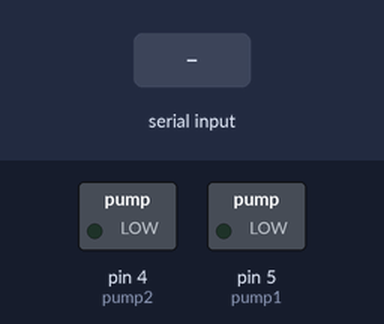
A sketch run on a simulated Arduino Uno, built with avr-gcc and run on an emulated ATmega328P. On the bench: switched loads named in the sketch (green lamp = pin HIGH). Inputs (shaded band) come from the test bench.

Above: at 1.2 s.
1.3 s: "A" received over Serial
At 2.3 s:
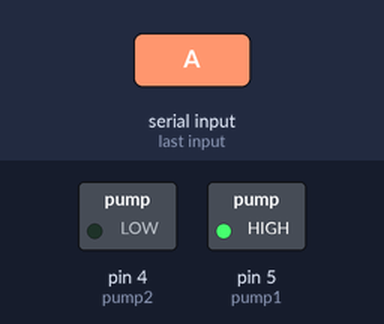
2.8 s: "B" received over Serial
At 3.5 s:
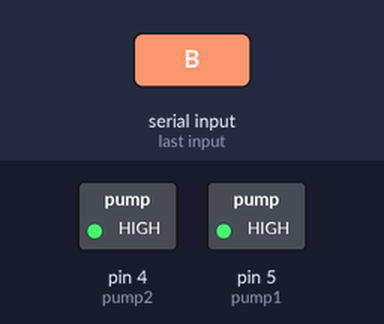
4.3 s: "a" received over Serial
At 4.6 s:
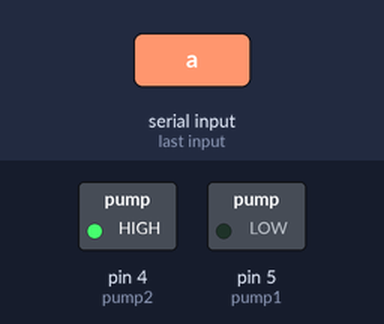
5.8 s: "b" received over Serial
At 6.9 s:
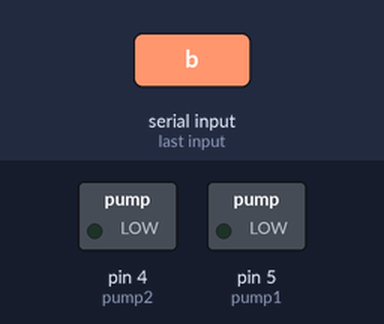
Timing chart, 0 to 8.3 s (numbered marks = the images above; inputs shaded):
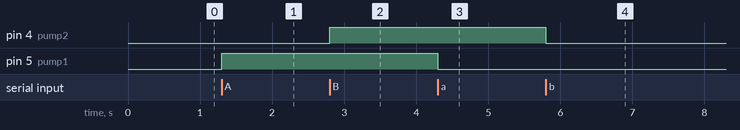

Measured:
- after the input at 1.3 s, pin 5 (pump1): LOW → HIGH at once
- after the input at 2.8 s, pin 4 (pump2): LOW → HIGH at once
- after the input at 4.3 s, pin 5 (pump1): HIGH → LOW at once
- after the input at 5.8 s, pin 4 (pump2): HIGH → LOW at once

The sketch:

ble_pump_driver.ino
```cpp
//Pumps driven by pins 4 and 5
#define pump1 5
#define pump2 4

int incomingByte;

void setup() {
   Serial.begin(115200);
   pinMode(pump1, OUTPUT);
   pinMode(pump2, OUTPUT);
}

void loop() {
  // Read data from BLE App to control pin turning pump on/off
  if (Serial.available() > 0) {
    incomingByte = Serial.read();

    if(incomingByte == 'A') {
      digitalWrite(pump1, HIGH);
    }
    if(incomingByte == 'a') {
      digitalWrite(pump1, LOW);
    }
    if(incomingByte == 'B') {
      digitalWrite(pump2, HIGH);
    }
    if(incomingByte == 'b') {
      digitalWrite(pump2, LOW);
    }
    if(incomingByte == 'P') {
      digitalWrite(pump1, LOW);
      digitalWrite(pump2, LOW);
    }
  }
}
```
